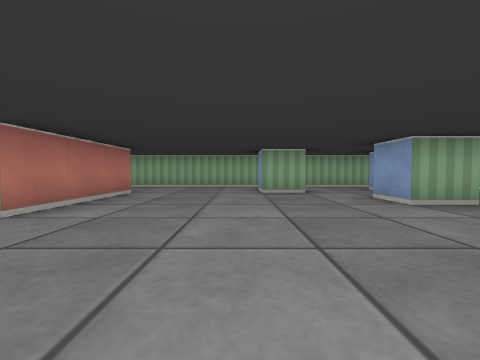
View 1 (above)

21 first-person views from a walk through a cub3D maze. The camera is about half as high as the walls, tilts 2° down and sees 90° across. The floor is counted in squares. Each view is taken from the middle of a square. On the plan, view 1 faces up. The plan holds only what a view shows up to about 9 squares ahead; the rest is blank.

View 2
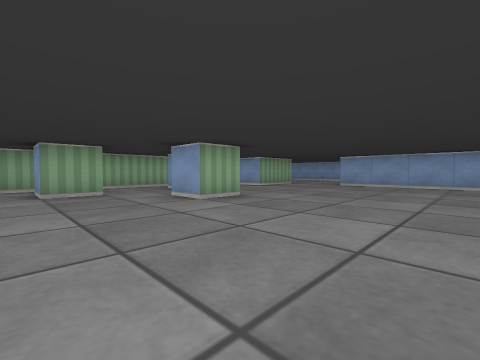

View 3
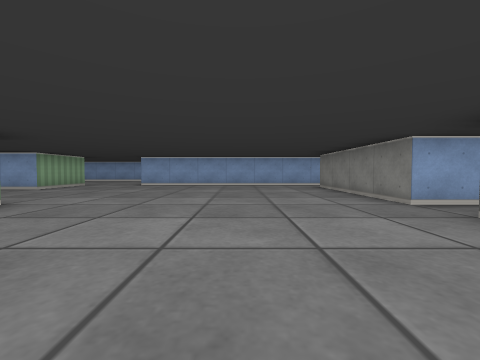

View 4
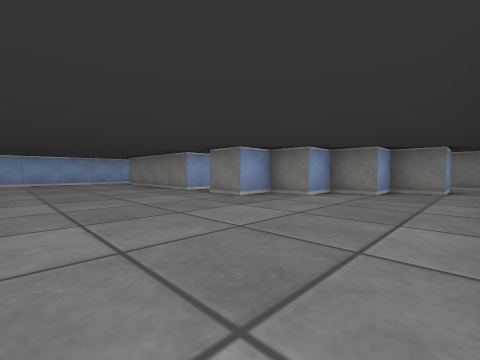

View 5
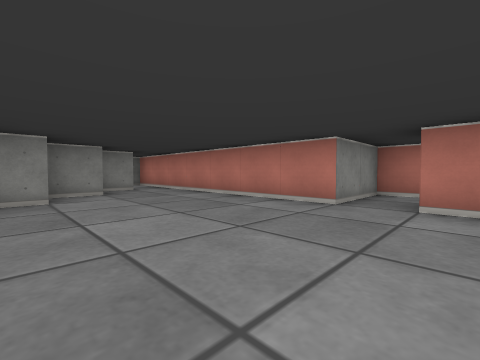

View 6
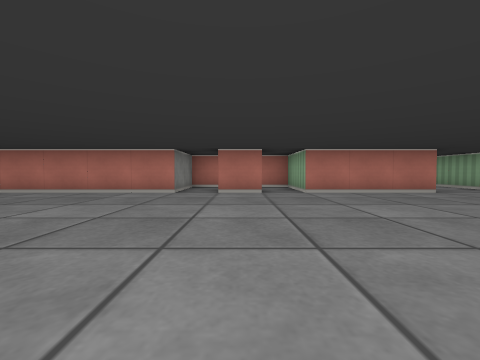

View 7
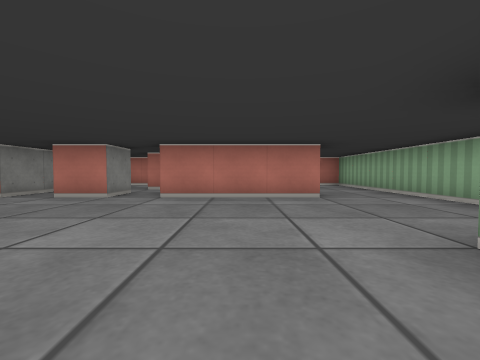

View 8
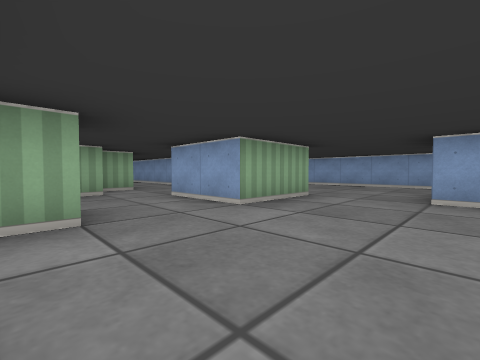

View 9
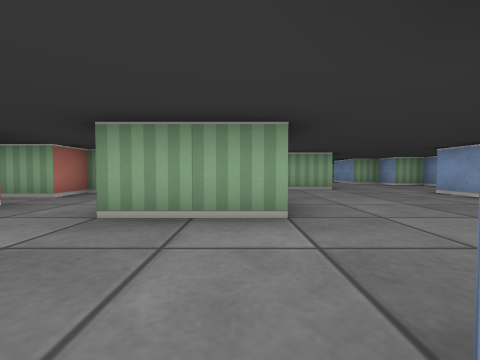

View 10
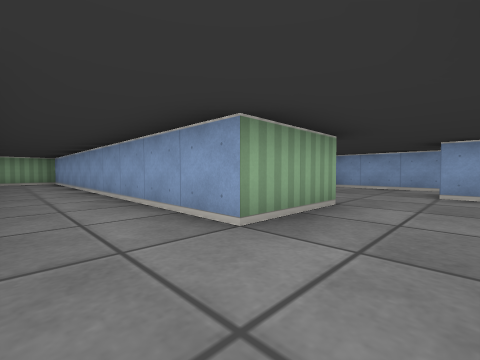

View 11
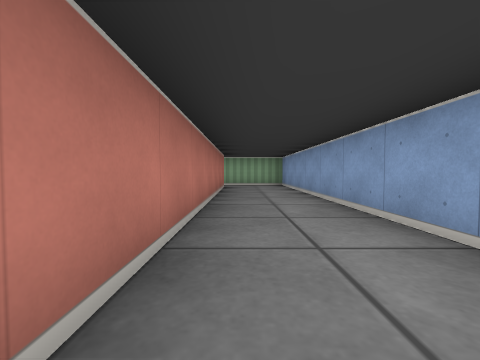

View 12
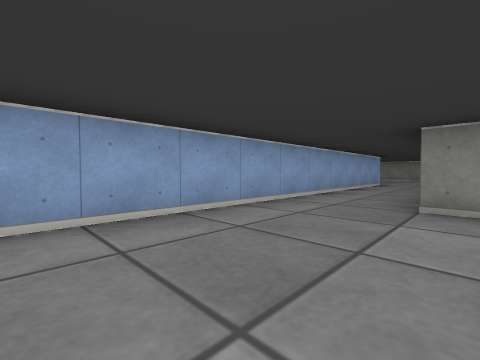

View 13
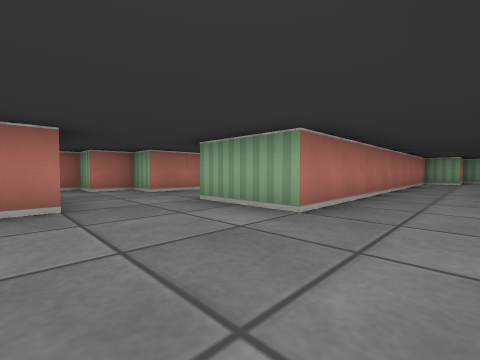

View 14
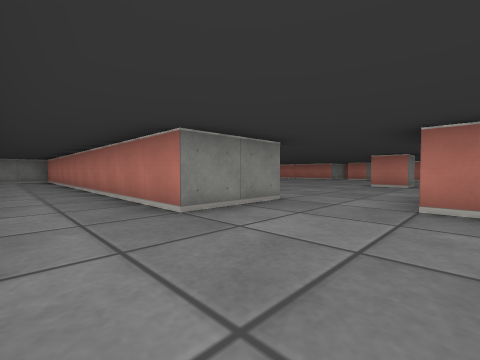

View 15
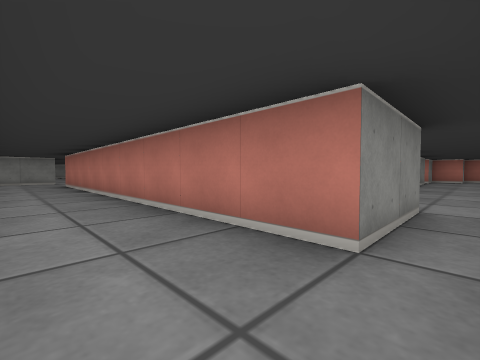

View 16
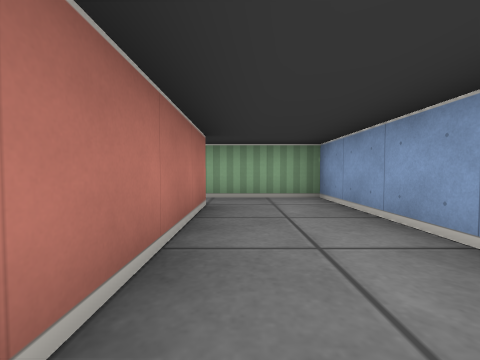

View 17
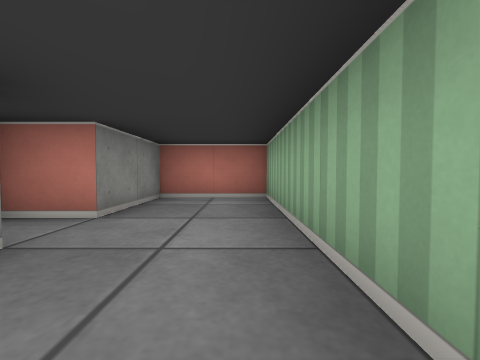

View 18
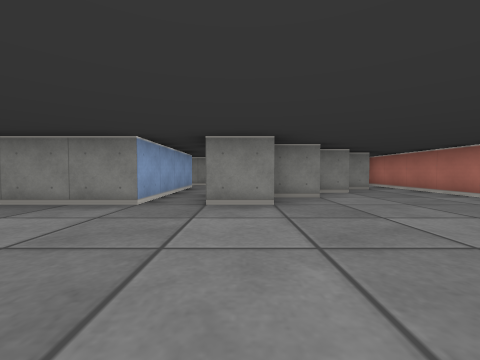

View 19
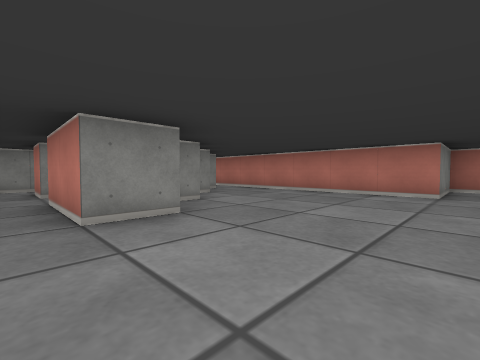

View 20
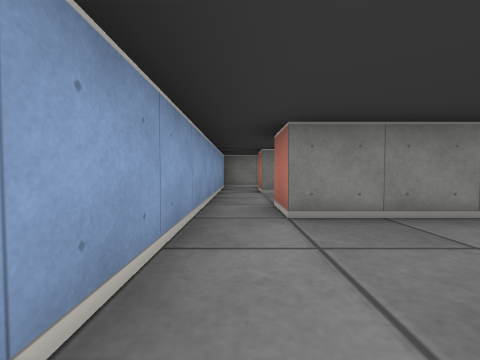

View 21
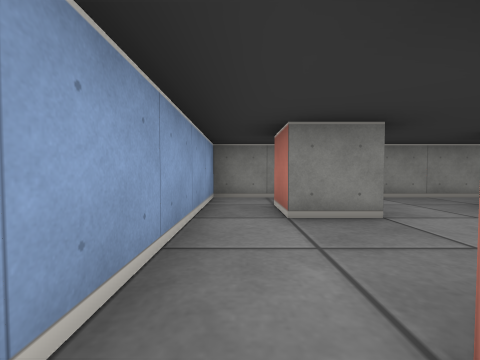

### Floor plan
Points are (right, up) in squares from view 1. A wall is a line through its corners. A room is listed if a view was taken in it or the views show most of it. See-through windows are left out.
Room 1 (views 1, 2, 3, 4, 5, 6, 7, 8, 9, 17, 18, 19, 20)
walls: (2.5, 3.5) (2.5, 4.5) (3.5, 4.5) (3.5, 3.5) (2.5, 3.5); (1.6, 5.5) (0.5, 5.5) (0.5, 6.5); (4.6, 5.5) (3.9, 5.5); (-3.5, 1.5) (-2.5, 1.5) (-2.5, 0.5); (-2.5, 5.6) (-2.5, 2.5) (-4.5, 2.5) (-4.5, 1.5); (4.5, 7.5) (-6.5, 7.5) (-6.5, 5.5) (-4.5, 5.5) (-4.5, 4.5); (7.5, 5.5) (6.5, 5.5) (6.5, 6.5); (3.5, -4.5) (3.5, -2.5) (7.5, -2.5); (-4.5, 0.4) (-4.5, -0.5) (-2.5, -0.5) (-2.5, -7.5) (-1.4, -7.5); (8.5, -2.5) (8.5, 3.5); (-1.5, -6.5) (-1.5, -5.5) (-0.5, -5.5) (-0.5, -4.5) (0.5, -4.5) (0.5, -3.5) (1.5, -3.5) (1.5, -2.5) (2.5, -2.5) (2.5, -4.5)
ways out: opening at (7, 6) to room 2; opening at (8, -3) to room 3; opening at (-5, 1); opening at (3, -3.5)
Room 2 (views 10, 11, 12, 13, 14, 15, 16)
walls: (8.5, 7.6) (8.5, 5.5) (7.5, 5.5); (9.5, 9.5) (8.5, 9.5) (8.5, 19.5) (6.2, 19.5); (6.5, 6.5) (6.5, 7.5) (8, 7.5); (8.5, 3.5) (10.5, 3.5) (10.5, -2.4); (12.5, -2.5) (12.5, 8.5); (4.5, 18.5) (6.5, 18.5) (6.5, 9.5) (5.5, 9.5) (5.5, 8.5) (4.5, 8.5) (4.5, 7.5)
ways out: opening at (7, 6) to room 1; opening at (5.5, 19); opening at (11, 9); opening at (11.5, -3)
Room 3 (view 21)
walls: (6.4, -5.5) (7.5, -5.5) (7.5, -6.5); (7.2, -7.5) (8.5, -7.5) (8.5, -2.5); (7.5, -2.5) (7.5, -3.5); (3.6, -7.5) (5.4, -7.5)
ways out: opening at (8, -3) to room 1; opening at (4, -7)

Where each view was taken, in squares from view 1:
view 1: 0 up, 0 right, facing up
view 2: 0 up, 0 right, facing up-right
view 3: 0 up, 0 right, facing right
view 4: 1 up, 2 left, facing down-right
view 5: 1 up, 1 right, facing down-left
view 6: 1 up, 3 right, facing left
view 7: 4 up, 2 right, facing left
view 8: 3 up, 4 right, facing up-right
view 9: 3 up, 8 right, facing up
view 10: 8 up, 7 right, facing up-right
view 11: 11 up, 7 right, facing up
view 12: 7 up, 10 right, facing down-right
view 13: 7 up, 12 right, facing up-left
view 14: 6 up, 12 right, facing down-left
view 15: 19 up, 8 right, facing down-left
view 16: 15 up, 7 right, facing up
view 17: 7 up, 2 left, facing left
view 18: 1 up, 2 right, facing down
view 19: 0 up, 3 right, facing down-left
view 20: 0 up, 8 right, facing down
view 21: 3 down, 8 right, facing down
